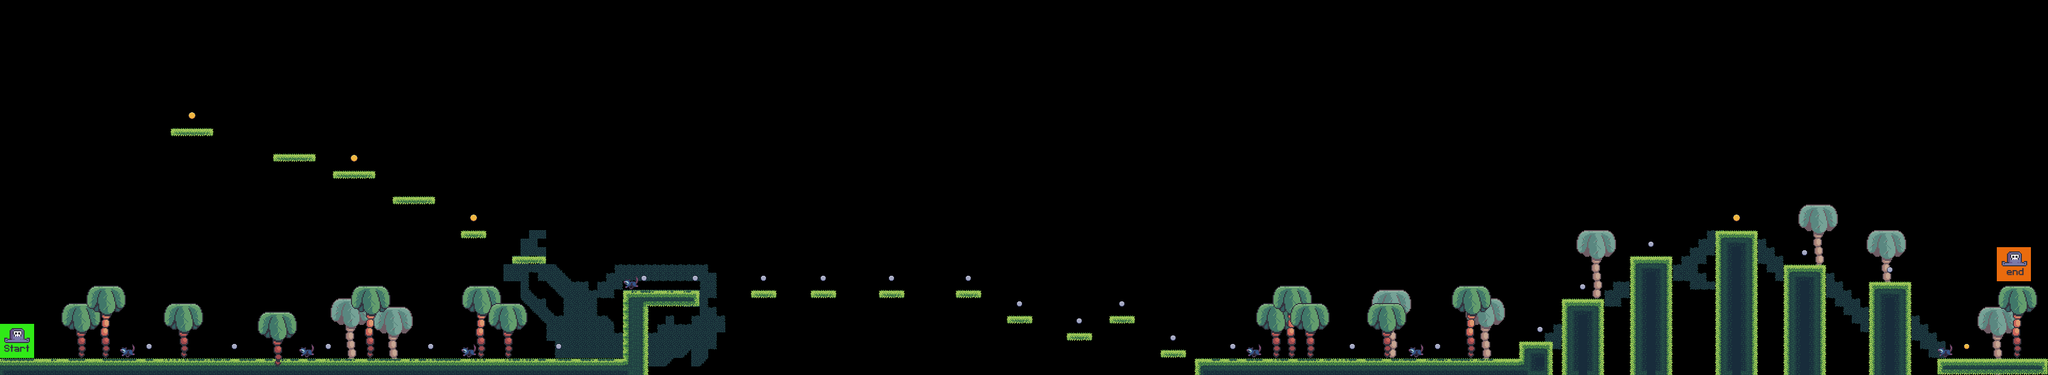

This game map was drawn from its Tiled (.tmx) file and the tilesets committed beside it. A one-line description and the trimmed map source follow:
An orthogonal 240x44 tile map with 16x16 px tiles, 8 tile layers (bg_trees, bg_leaves, terrain, enemies, ...), 7 tilesets.

<map version="1.10" tiledversion="1.10.2" orientation="orthogonal" renderorder="right-down" width="240" height="44" tilewidth="16" tileheight="16" infinite="0" nextlayerid="16" nextobjectid="1">
 <editorsettings>
  <export target="../0/level_0.csv" format="csv" />
 </editorsettings>
 <tileset firstgid="1" source="../tilesets/terrain_tileset.tsx" />
 <tileset firstgid="1105" source="../tilesets/coins.tsx" />
 <tileset firstgid="4810" source="../tilesets/palms.tsx" />
 <tileset firstgid="4813" source="../tilesets/Premium_Trees_Black_Outline.tsx" />
 <tileset firstgid="5261" source="../tilesets/setup_tiles.tsx" />
 <tileset firstgid="5263" source="../tilesets/opossum.tsx" />
 <tileset firstgid="5264" source="../tilesets/enemy.tsx" />
 <layer id="9" name="bg_trees" width="240" height="44">
  <data>[10560 cells, 9 non-empty, 2 distinct tile ids]</data>
 </layer>
 <layer id="15" name="bg_leaves" width="240" height="44">
  <data>[10560 cells, 270 non-empty, 24 distinct tile ids]</data>
 </layer>
 <layer id="1" name="terrain" width="240" height="44">
  <data>[10560 cells, 677 non-empty, 52 distinct tile ids]</data>
 </layer>
 <layer id="11" name="enemies" width="240" height="44">
  <data>[10560 cells, 7 non-empty, 1 distinct tile ids]</data>
 </layer>
 <layer id="12" name="constraints" width="240" height="44">
  <data>[10560 cells, 32 non-empty, 1 distinct tile ids]</data>
 </layer>
 <layer id="8" name="fg_palms" width="240" height="44">
  <data>[10560 cells, 16 non-empty, 5 distinct tile ids]</data>
 </layer>
 <layer id="5" name="coins" width="240" height="44">
  <data>[10560 cells, 28 non-empty, 3 distinct tile ids]</data>
 </layer>
 <layer id="10" name="player" width="240" height="44">
  <data>[10560 cells, 2 non-empty, 2 distinct tile ids]</data>
 </layer>
</map>
